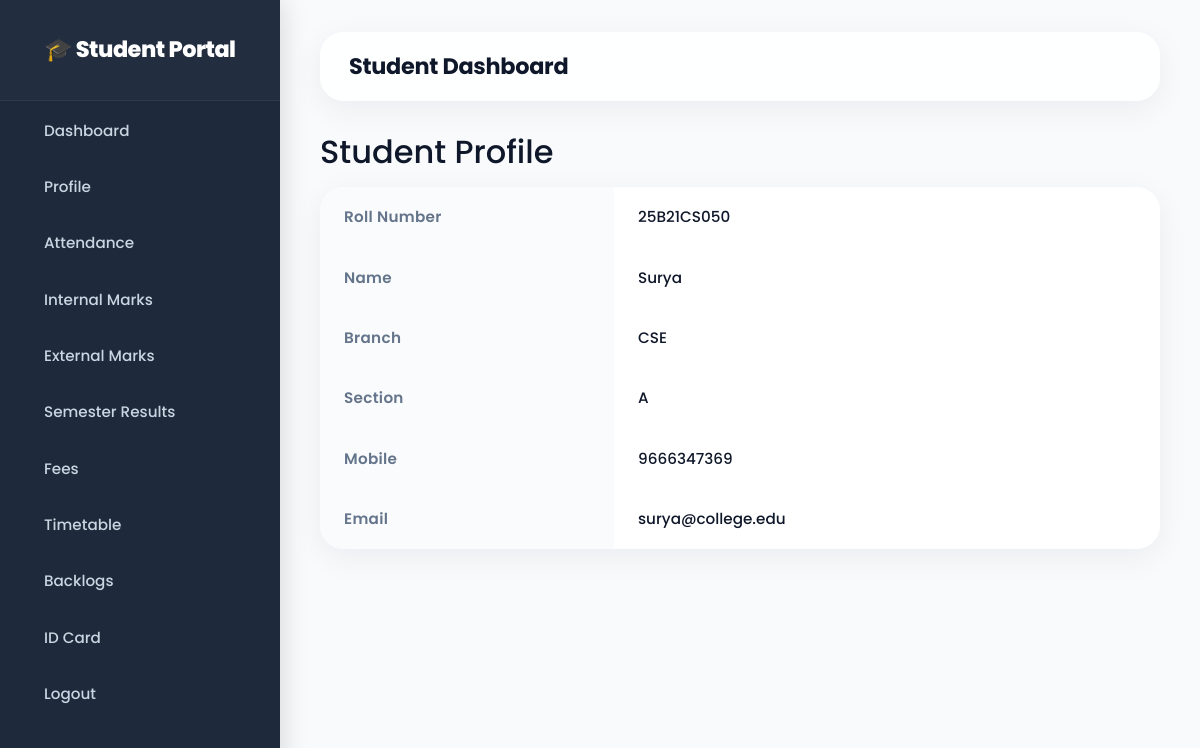
The page /profile (signed in) on the database its author committed.
### tables this page shows
CREATE TABLE "students" (
"RollNo" TEXT,
  "Name" TEXT,
  "Branch" TEXT,
  "Section" TEXT,
  "Mobile" INTEGER,
  "Email" TEXT
);

### app.py (the view)
@app.route("/profile")
def profile():
    if not check_login():
        return redirect("/login")
    data = get_student_records("students", session["rollno"])
    return render_template(
        "profile.html",
        data=data
    )

### app.py (called while the page is built)
def get_db_connection():
    conn = sqlite3.connect(DB_FILE)
    conn.row_factory = sqlite3.Row
    return conn

def check_login():
    return "rollno" in session

def get_student_records(table_name, rollno):
    conn = get_db_connection()
    cur = conn.cursor()
    cur.execute(f"SELECT * FROM {table_name} WHERE RollNo = ?", (rollno,))
    rows = cur.fetchall()
    conn.close()
    return [dict(row) for row in rows]

### templates/profile.html (shortened to what this page needs)
{% extends 'base.html' %}
{% block content %}
<h2>Student Profile</h2>
<table class="table table-bordered">
<tr>
  <th>Roll Number</th>
  <td>{{ data[0].RollNo }}</td>
</tr>
<tr>
  <th>Name</th>
  <td>{{ data[0].Name }}</td>
</tr>
<tr>
  <th>Branch</th>
  <td>{{ data[0].Branch }}</td>
</tr>
<tr>
  <th>Section</th>
  <td>{{ data[0].Section }}</td>
</tr>
<tr>
  <th>Mobile</th>
  <td>{{ data[0].Mobile }}</td>
</tr>
<tr>
  <th>Email</th>
  <td>{{ data[0].Email }}</td>
</tr>
</table>
{% endblock %}

### templates/base.html (style rules this page uses)
* { font-family: 'Poppins', 'Segoe UI', system-ui, -apple-system, sans-serif; margin: 0; padding: 0; box-sizing: border-box; }
body { background: #f8fafc; color: #0f172a; transition: background 0.3s ease; line-height: 1.6; }

### templates/profile.html (style rules this page uses)
.table { background: #ffffff; border-radius: 24px; overflow: hidden; box-shadow: 0 8px 32px rgba(15, 23, 42, 0.06); border: 1px solid rgba(226, 232, 240, 0.6); width: 100%; border-collapse: separate; border-spacing: 0; margin-top: 16px; }
.table tbody tr { transition: background 0.2s ease; }
.table tbody tr:last-child td { border-bottom: none; }
.table th, .table td { padding: 18px 24px; border-bottom: 1px solid #f1f5f9; text-align: left; font-size: 0.95rem; }
.table th { font-weight: 600; color: #64748b; width: 35%; background: #fafbfc; letter-spacing: 0.3px; }
.table td { font-weight: 500; color: #0f172a; width: 65%; }
.table-bordered { border: none; }
.table-bordered th, .table-bordered td { border: none; }

### rows shown on the page
students: RollNo "25B21CS050", Name "Surya", Branch "CSE", Section "A", Mobile "9666347369", Email "surya@college.edu"
